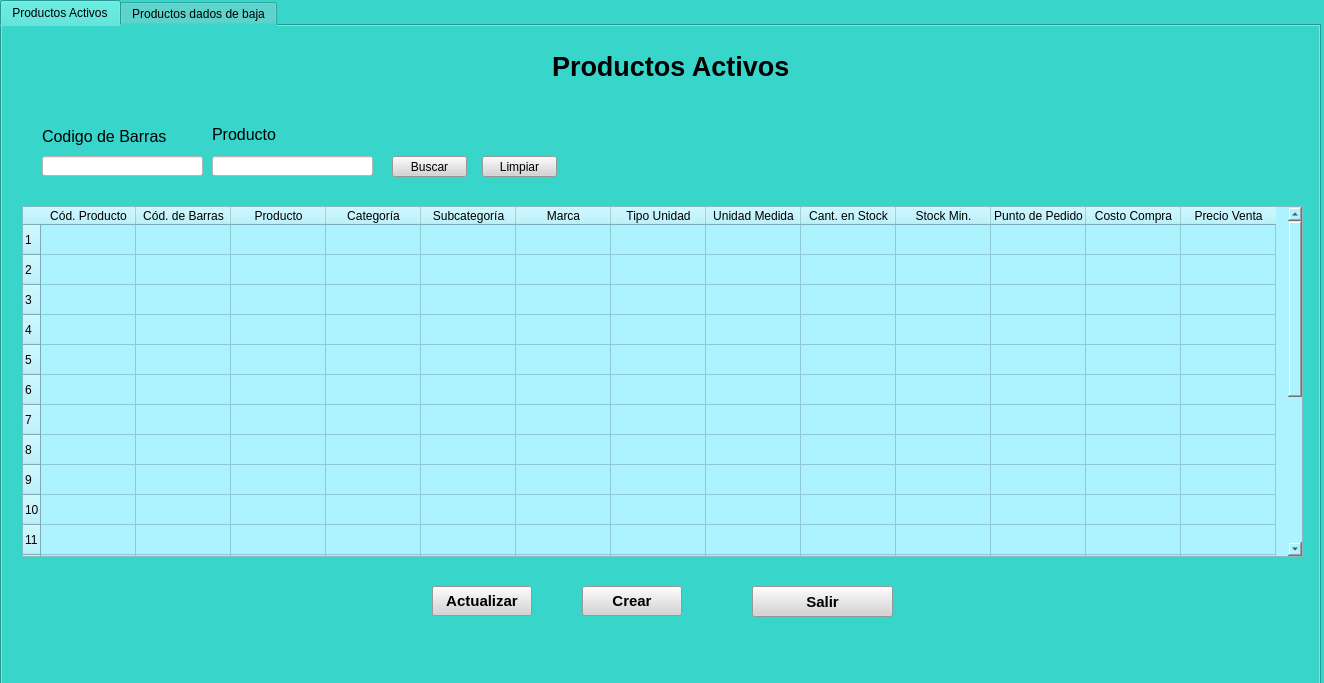
<?xml version="1.0" encoding="UTF-8"?>
<ui version="4.0">
 <class>listaDeProductos</class>
 <widget class="QWidget" name="listaDeProductos">
  <property name="geometry">
   <rect>
    <x>0</x>
    <y>0</y>
    <width>1324</width>
    <height>683</height>
   </rect>
  </property>
  <property name="windowTitle">
   <string>Lista de Productos</string>
  </property>
  <property name="styleSheet">
   <string notr="true">background-color: rgb(56, 213, 203);</string>
  </property>
  <widget class="QTabWidget" name="tabWidget">
   <property name="geometry">
    <rect>
     <x>0</x>
     <y>0</y>
     <width>1321</width>
     <height>701</height>
    </rect>
   </property>
   <property name="styleSheet">
    <string notr="true">background-color: rgb(56, 213, 203);</string>
   </property>
   <property name="currentIndex">
    <number>0</number>
   </property>
   <widget class="QWidget" name="ProductosActivos">
    <attribute name="title">
     <string>Productos Activos</string>
    </attribute>
    <widget class="QLabel" name="label">
     <property name="geometry">
      <rect>
       <x>550</x>
       <y>20</y>
       <width>251</width>
       <height>41</height>
      </rect>
     </property>
     <property name="font">
      <font>
       <pointsize>20</pointsize>
       <weight>75</weight>
       <bold>true</bold>
      </font>
     </property>
     <property name="text">
      <string>Productos Activos</string>
     </property>
    </widget>
    <widget class="QLabel" name="label_2">
     <property name="geometry">
      <rect>
       <x>40</x>
       <y>100</y>
       <width>131</width>
       <height>21</height>
      </rect>
     </property>
     <property name="font">
      <font>
       <pointsize>12</pointsize>
      </font>
     </property>
     <property name="text">
      <string>Codigo de Barras</string>
     </property>
    </widget>
    <widget class="QLineEdit" name="input_codigo">
     <property name="geometry">
      <rect>
       <x>40</x>
       <y>130</y>
       <width>161</width>
       <height>20</height>
      </rect>
     </property>
     <property name="font">
      <font>
       <pointsize>12</pointsize>
      </font>
     </property>
     <property name="styleSheet">
      <string notr="true">background-color: rgb(255, 255, 255);</string>
     </property>
     <property name="maxLength">
      <number>15</number>
     </property>
    </widget>
    <widget class="QLineEdit" name="input_prod">
     <property name="geometry">
      <rect>
       <x>210</x>
       <y>130</y>
       <width>161</width>
       <height>20</height>
      </rect>
     </property>
     <property name="font">
      <font>
       <pointsize>12</pointsize>
      </font>
     </property>
     <property name="styleSheet">
      <string notr="true">background-color: rgb(255, 255, 255);</string>
     </property>
     <property name="maxLength">
      <number>20</number>
     </property>
    </widget>
    <widget class="QPushButton" name="btn_buscar">
     <property name="geometry">
      <rect>
       <x>390</x>
       <y>130</y>
       <width>75</width>
       <height>21</height>
      </rect>
     </property>
     <property name="styleSheet">
      <string notr="true">background-color: rgb(212, 212, 212);</string>
     </property>
     <property name="text">
      <string>Buscar</string>
     </property>
    </widget>
    <widget class="QTableWidget" name="table_product">
     <property name="enabled">
      <bool>true</bool>
     </property>
     <property name="geometry">
      <rect>
       <x>20</x>
       <y>180</y>
       <width>1281</width>
       <height>351</height>
      </rect>
     </property>
     <property name="sizePolicy">
      <sizepolicy hsizetype="Expanding" vsizetype="Expanding">
       <horstretch>0</horstretch>
       <verstretch>0</verstretch>
      </sizepolicy>
     </property>
     <property name="minimumSize">
      <size>
       <width>740</width>
       <height>350</height>
      </size>
     </property>
     <property name="styleSheet">
      <string notr="true">background-color: rgb(172, 242, 255);</string>
     </property>
     <property name="midLineWidth">
      <number>1</number>
     </property>
     <property name="verticalScrollBarPolicy">
      <enum>Qt::ScrollBarAsNeeded</enum>
     </property>
     <property name="horizontalScrollBarPolicy">
      <enum>Qt::ScrollBarAsNeeded</enum>
     </property>
     <property name="sizeAdjustPolicy">
      <enum>QAbstractScrollArea::AdjustToContents</enum>
     </property>
     <property name="rowCount">
      <number>20</number>
     </property>
     <property name="columnCount">
      <number>13</number>
     </property>
     <attribute name="horizontalHeaderCascadingSectionResizes">
      <bool>false</bool>
     </attribute>
     <attribute name="horizontalHeaderDefaultSectionSize">
      <number>95</number>
     </attribute>
     <attribute name="horizontalHeaderMinimumSectionSize">
      <number>30</number>
     </attribute>
     <attribute name="verticalHeaderDefaultSectionSize">
      <number>30</number>
     </attribute>
     <row/>
     <row/>
     <row/>
     <row/>
     <row/>
     <row/>
     <row/>
     <row/>
     <row/>
     <row/>
     <row/>
     <row/>
     <row/>
     <row/>
     <row/>
     <row/>
     <row/>
     <row/>
     <row/>
     <row/>
     <column>
      <property name="text">
       <string>Cód. Producto</string>
      </property>
     </column>
     <column>
      <property name="text">
       <string>Cód. de Barras</string>
      </property>
     </column>
     <column>
      <property name="text">
       <string>Producto</string>
      </property>
     </column>
     <column>
      <property name="text">
       <string>Categoría</string>
      </property>
     </column>
     <column>
      <property name="text">
       <string>Subcategoría</string>
      </property>
     </column>
     <column>
      <property name="text">
       <string>Marca</string>
      </property>
     </column>
     <column>
      <property name="text">
       <string>Tipo Unidad</string>
      </property>
     </column>
     <column>
      <property name="text">
       <string>Unidad Medida</string>
      </property>
     </column>
     <column>
      <property name="text">
       <string>Cant. en Stock</string>
      </property>
      <property name="textAlignment">
       <set>AlignCenter</set>
      </property>
     </column>
     <column>
      <property name="text">
       <string>Stock Min.</string>
      </property>
     </column>
     <column>
      <property name="text">
       <string>Punto de Pedido</string>
      </property>
     </column>
     <column>
      <property name="text">
       <string>Costo Compra</string>
      </property>
     </column>
     <column>
      <property name="text">
       <string>Precio Venta</string>
      </property>
     </column>
    </widget>
    <widget class="QLabel" name="label_3">
     <property name="geometry">
      <rect>
       <x>210</x>
       <y>100</y>
       <width>81</width>
       <height>16</height>
      </rect>
     </property>
     <property name="font">
      <font>
       <pointsize>12</pointsize>
      </font>
     </property>
     <property name="text">
      <string>Producto</string>
     </property>
    </widget>
    <widget class="QPushButton" name="btn_actualizar">
     <property name="geometry">
      <rect>
       <x>430</x>
       <y>560</y>
       <width>100</width>
       <height>30</height>
      </rect>
     </property>
     <property name="minimumSize">
      <size>
       <width>100</width>
       <height>30</height>
      </size>
     </property>
     <property name="font">
      <font>
       <pointsize>11</pointsize>
       <weight>75</weight>
       <bold>true</bold>
      </font>
     </property>
     <property name="cursor">
      <cursorShape>PointingHandCursor</cursorShape>
     </property>
     <property name="styleSheet">
      <string notr="true">background-color: rgb(212, 212, 212);</string>
     </property>
     <property name="text">
      <string>Actualizar</string>
     </property>
    </widget>
    <widget class="QPushButton" name="btn_create">
     <property name="geometry">
      <rect>
       <x>580</x>
       <y>560</y>
       <width>100</width>
       <height>30</height>
      </rect>
     </property>
     <property name="minimumSize">
      <size>
       <width>100</width>
       <height>30</height>
      </size>
     </property>
     <property name="font">
      <font>
       <pointsize>11</pointsize>
       <weight>75</weight>
       <bold>true</bold>
      </font>
     </property>
     <property name="cursor">
      <cursorShape>PointingHandCursor</cursorShape>
     </property>
     <property name="styleSheet">
      <string notr="true">background-color: rgb(212, 212, 212);</string>
     </property>
     <property name="text">
      <string>Crear</string>
     </property>
    </widget>
    <widget class="QPushButton" name="btn_volver">
     <property name="geometry">
      <rect>
       <x>750</x>
       <y>560</y>
       <width>141</width>
       <height>31</height>
      </rect>
     </property>
     <property name="minimumSize">
      <size>
       <width>140</width>
       <height>30</height>
      </size>
     </property>
     <property name="font">
      <font>
       <pointsize>11</pointsize>
       <weight>75</weight>
       <bold>true</bold>
      </font>
     </property>
     <property name="styleSheet">
      <string notr="true">background-color: rgb(212, 212, 212);</string>
     </property>
     <property name="text">
      <string>Salir</string>
     </property>
    </widget>
    <widget class="QPushButton" name="btn_limpiar">
     <property name="geometry">
      <rect>
       <x>480</x>
       <y>130</y>
       <width>75</width>
       <height>21</height>
      </rect>
     </property>
     <property name="styleSheet">
      <string notr="true">background-color: rgb(212, 212, 212);</string>
     </property>
     <property name="text">
      <string>Limpiar</string>
     </property>
    </widget>
   </widget>
   <widget class="QWidget" name="ProductosDadosDeBaja">
    <attribute name="title">
     <string>Productos dados de baja</string>
    </attribute>
    <widget class="QLineEdit" name="input_prod_2">
     <property name="geometry">
      <rect>
       <x>210</x>
       <y>130</y>
       <width>161</width>
       <height>20</height>
      </rect>
     </property>
     <property name="font">
      <font>
       <pointsize>12</pointsize>
      </font>
     </property>
     <property name="styleSheet">
      <string notr="true">background-color: rgb(255, 255, 255);</string>
     </property>
     <property name="maxLength">
      <number>20</number>
     </property>
    </widget>
    <widget class="QPushButton" name="btn_volver_2">
     <property name="geometry">
      <rect>
       <x>760</x>
       <y>560</y>
       <width>141</width>
       <height>31</height>
      </rect>
     </property>
     <property name="minimumSize">
      <size>
       <width>140</width>
       <height>30</height>
      </size>
     </property>
     <property name="font">
      <font>
       <pointsize>11</pointsize>
       <weight>75</weight>
       <bold>true</bold>
      </font>
     </property>
     <property name="styleSheet">
      <string notr="true">background-color: rgb(212, 212, 212);</string>
     </property>
     <property name="text">
      <string>Salir</string>
     </property>
    </widget>
    <widget class="QLabel" name="label_4">
     <property name="geometry">
      <rect>
       <x>40</x>
       <y>100</y>
       <width>131</width>
       <height>21</height>
      </rect>
     </property>
     <property name="font">
      <font>
       <pointsize>12</pointsize>
      </font>
     </property>
     <property name="text">
      <string>Codigo de Barras</string>
     </property>
    </widget>
    <widget class="QPushButton" name="btn_actualizar_2">
     <property name="geometry">
      <rect>
       <x>440</x>
       <y>560</y>
       <width>100</width>
       <height>30</height>
      </rect>
     </property>
     <property name="minimumSize">
      <size>
       <width>100</width>
       <height>30</height>
      </size>
     </property>
     <property name="font">
      <font>
       <pointsize>11</pointsize>
       <weight>75</weight>
       <bold>true</bold>
      </font>
     </property>
     <property name="cursor">
      <cursorShape>PointingHandCursor</cursorShape>
     </property>
     <property name="styleSheet">
      <string notr="true">background-color: rgb(212, 212, 212);</string>
     </property>
     <property name="text">
      <string>Actualizar</string>
     </property>
    </widget>
    <widget class="QLineEdit" name="input_codigo_2">
     <property name="geometry">
      <rect>
       <x>40</x>
       <y>130</y>
       <width>161</width>
       <height>20</height>
      </rect>
     </property>
     <property name="font">
      <font>
       <pointsize>12</pointsize>
      </font>
     </property>
     <property name="styleSheet">
      <string notr="true">background-color: rgb(255, 255, 255);</string>
     </property>
     <property name="maxLength">
      <number>15</number>
     </property>
    </widget>
    <widget class="QLabel" name="label_5">
     <property name="geometry">
      <rect>
       <x>210</x>
       <y>100</y>
       <width>81</width>
       <height>16</height>
      </rect>
     </property>
     <property name="font">
      <font>
       <pointsize>12</pointsize>
      </font>
     </property>
     <property name="text">
      <string>Producto</string>
     </property>
    </widget>
    <widget class="QLabel" name="label_6">
     <property name="geometry">
      <rect>
       <x>490</x>
       <y>30</y>
       <width>351</width>
       <height>41</height>
      </rect>
     </property>
     <property name="font">
      <font>
       <pointsize>20</pointsize>
       <weight>75</weight>
       <bold>true</bold>
      </font>
     </property>
     <property name="text">
      <string>Productos dados de baja</string>
     </property>
    </widget>
    <widget class="QTableWidget" name="table_product_2">
     <property name="enabled">
      <bool>true</bool>
     </property>
     <property name="geometry">
      <rect>
       <x>20</x>
       <y>180</y>
       <width>1281</width>
       <height>351</height>
      </rect>
     </property>
     <property name="minimumSize">
      <size>
       <width>740</width>
       <height>350</height>
      </size>
     </property>
     <property name="styleSheet">
      <string notr="true">background-color: rgb(172, 242, 255);
background-color: rgb(255, 255, 127);</string>
     </property>
     <property name="midLineWidth">
      <number>1</number>
     </property>
     <property name="sizeAdjustPolicy">
      <enum>QAbstractScrollArea::AdjustToContents</enum>
     </property>
     <property name="rowCount">
      <number>20</number>
     </property>
     <attribute name="horizontalHeaderCascadingSectionResizes">
      <bool>false</bool>
     </attribute>
     <attribute name="horizontalHeaderDefaultSectionSize">
      <number>103</number>
     </attribute>
     <attribute name="verticalHeaderDefaultSectionSize">
      <number>30</number>
     </attribute>
     <row/>
     <row/>
     <row/>
     <row/>
     <row/>
     <row/>
     <row/>
     <row/>
     <row/>
     <row/>
     <row/>
     <row/>
     <row/>
     <row/>
     <row/>
     <row/>
     <row/>
     <row/>
     <row/>
     <row/>
     <column>
      <property name="text">
       <string>CodProducto</string>
      </property>
     </column>
     <column>
      <property name="text">
       <string>Código de Barras</string>
      </property>
     </column>
     <column>
      <property name="text">
       <string>Producto</string>
      </property>
     </column>
     <column>
      <property name="text">
       <string>Categoría</string>
      </property>
     </column>
     <column>
      <property name="text">
       <string>Subcategoría</string>
      </property>
     </column>
     <column>
      <property name="text">
       <string>Marca</string>
      </property>
     </column>
     <column>
      <property name="text">
       <string>Tipo Unidad</string>
      </property>
     </column>
     <column>
      <property name="text">
       <string>Unidad de Medida</string>
      </property>
     </column>
     <column>
      <property name="text">
       <string>Cant. en Stock</string>
      </property>
      <property name="textAlignment">
       <set>AlignCenter</set>
      </property>
     </column>
     <column>
      <property name="text">
       <string>Punto de Pedido</string>
      </property>
     </column>
     <column>
      <property name="text">
       <string>Costo de Compra</string>
      </property>
     </column>
     <column>
      <property name="text">
       <string>Precio Venta</string>
      </property>
     </column>
    </widget>
    <widget class="QPushButton" name="btn_buscar_2">
     <property name="geometry">
      <rect>
       <x>390</x>
       <y>130</y>
       <width>75</width>
       <height>21</height>
      </rect>
     </property>
     <property name="styleSheet">
      <string notr="true">background-color: rgb(212, 212, 212);</string>
     </property>
     <property name="text">
      <string>Buscar</string>
     </property>
    </widget>
    <widget class="QPushButton" name="btn_darDeAlta">
     <property name="geometry">
      <rect>
       <x>590</x>
       <y>560</y>
       <width>111</width>
       <height>30</height>
      </rect>
     </property>
     <property name="minimumSize">
      <size>
       <width>100</width>
       <height>30</height>
      </size>
     </property>
     <property name="font">
      <font>
       <pointsize>11</pointsize>
       <weight>75</weight>
       <bold>true</bold>
      </font>
     </property>
     <property name="cursor">
      <cursorShape>PointingHandCursor</cursorShape>
     </property>
     <property name="styleSheet">
      <string notr="true">background-color: rgb(212, 212, 212);</string>
     </property>
     <property name="text">
      <string>Dar de alta</string>
     </property>
    </widget>
    <widget class="QPushButton" name="btn_limpiar_2">
     <property name="geometry">
      <rect>
       <x>480</x>
       <y>130</y>
       <width>75</width>
       <height>21</height>
      </rect>
     </property>
     <property name="styleSheet">
      <string notr="true">background-color: rgb(212, 212, 212);</string>
     </property>
     <property name="text">
      <string>Limpiar</string>
     </property>
    </widget>
   </widget>
  </widget>
 </widget>
 <resources/>
 <connections/>
</ui>
